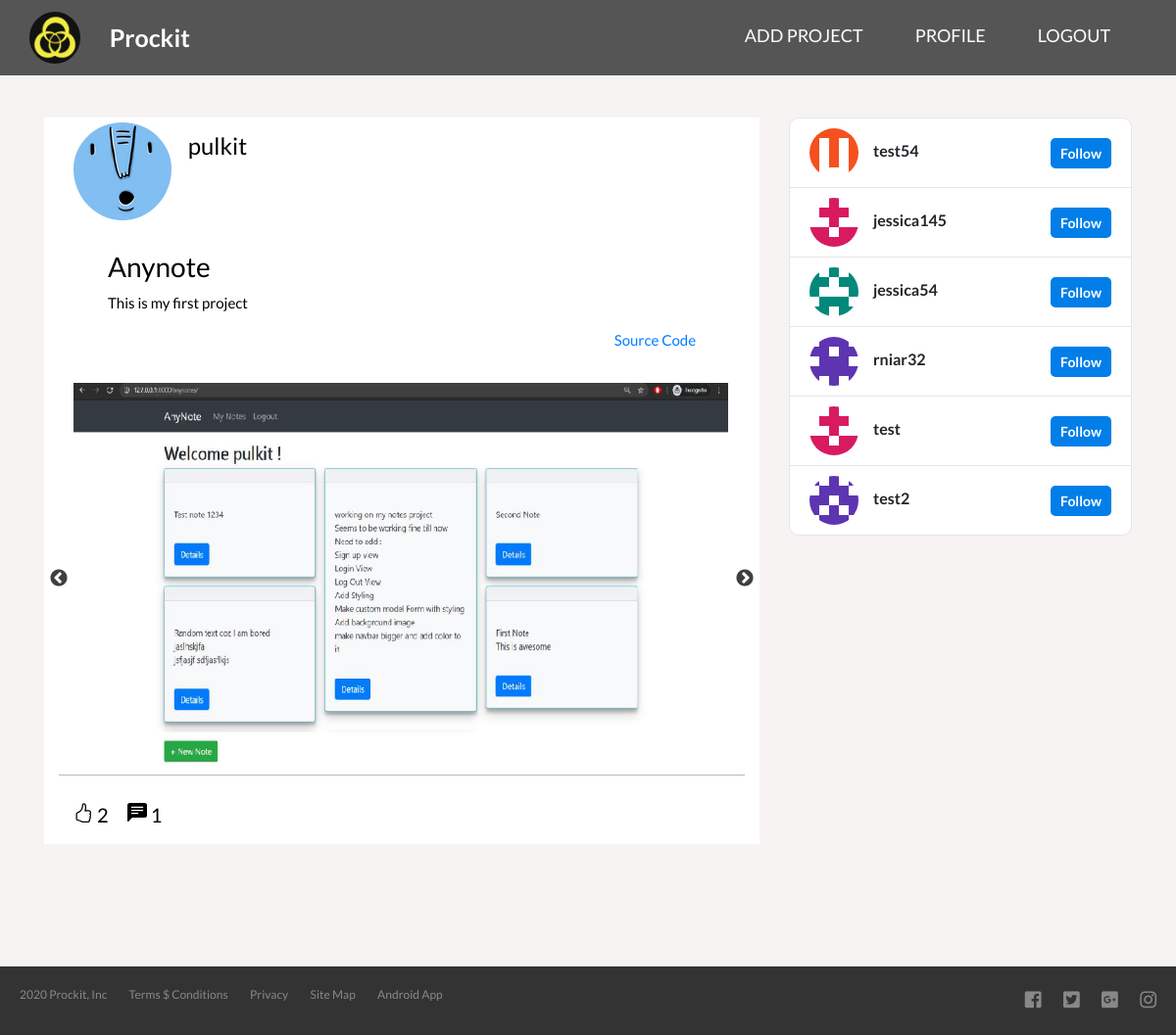
Before: /posts/pulkit/feed/ (signed in) with the older database file.
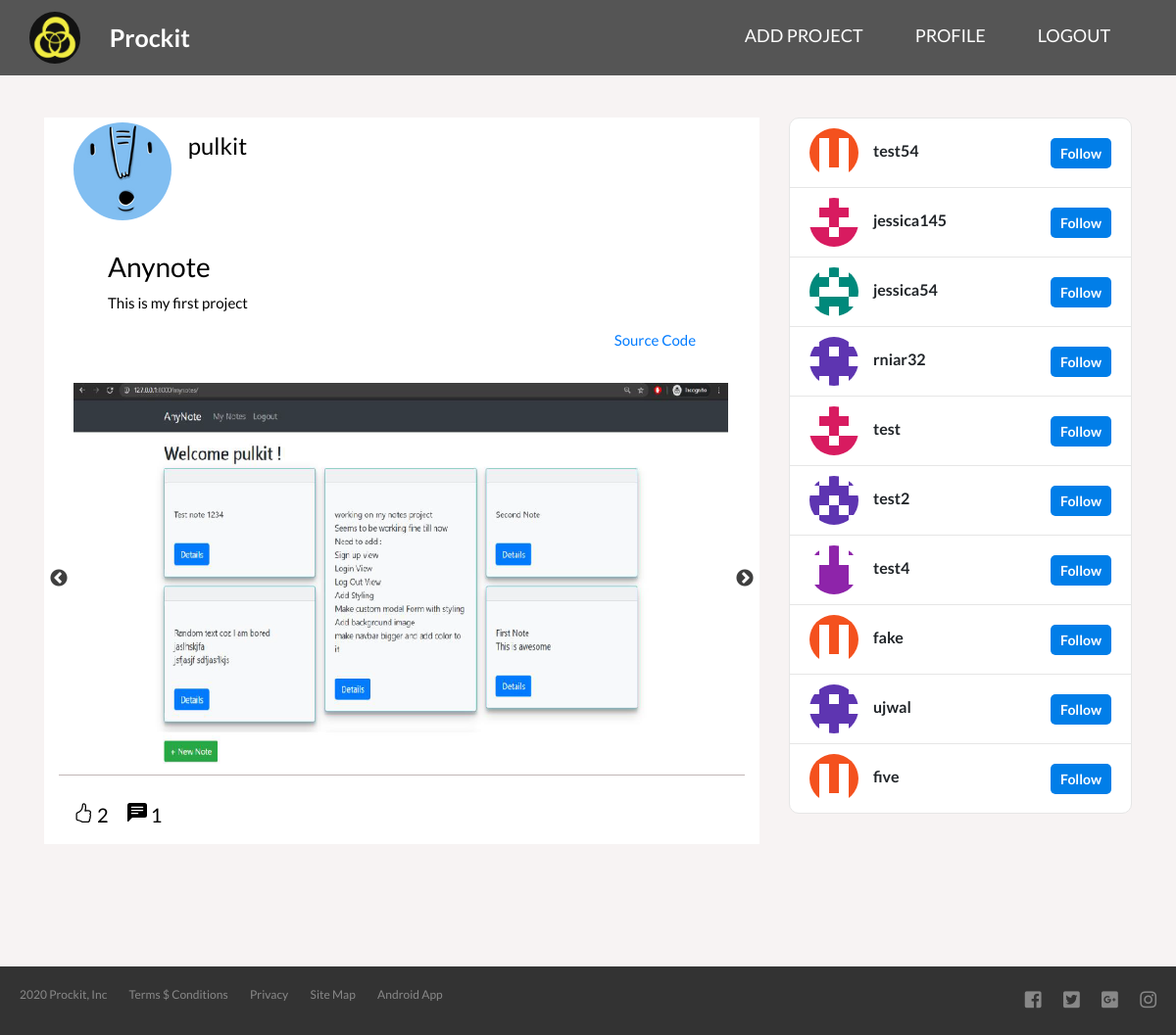
After: the same page with the newer database file.
### posts/models.py (models this page shows, shortened)
class Post(models.Model):
    user = models.ForeignKey(User, on_delete=models.CASCADE, related_name='posts')
    created_at = models.DateTimeField(auto_now_add=True)
    modified_at = models.DateTimeField(auto_now=True)
    title = models.CharField(max_length=250, blank=False, null=False)
    description = models.TextField(blank=False, null=False)
    code_link = models.URLField(blank=True, null=True)
    likers = models.ManyToManyField(User, through='PostLike')
    file1 = models.FileField(upload_to='posts/files', null=False, blank=False)
    file2 = models.FileField(upload_to='posts/files', null=True, blank=True)
    file3 = models.FileField(upload_to='posts/files', null=True, blank=True)
    def total_likes(self):
        return self.likers.count()
    def total_comments(self):
        return self.comments.count()
    def filetype1(self):
        if self.file1 is not None and self.file1 != '':
            name, extension = os.path.splitext(self.file1.name)
            extension = extension.lstrip('.')
            video_extentions = ['mp4', 'mov', 'mkv', 'ogg', 'webm', 'wmv', 'mpeg']
            img_extention = ['apng', 'png', 'avif', 'gif', 'jpg', 'jpeg', 'jfif', 'svg', 'webp']
            if extension in video_extentions:
                return 'video'
            elif extension in img_extention:
                return 'img'
            else:
                return None
        else:
            return None
    def filetype2(self):
        if self.file2 is not None and self.file2 != '':
            name, extension = os.path.splitext(self.file2.name)
            extension = extension.lstrip('.')
            video_extentions = ['mp4', 'mov', 'mkv', 'ogg', 'webm', 'wmv', 'mpeg']
            img_extention = ['apng', 'png', 'avif', 'gif', 'jpg', 'jpeg', 'jfif', 'svg', 'webp']
            if extension in video_extentions:
                return 'video'
            elif extension in img_extention:
                return 'img'
            else:
                return None
        else:
            return None
    def filetype3(self):
        if self.file3 is not None and self.file3 != '':
            name, extension = os.path.splitext(self.file3.name)
            extension = extension.lstrip('.')
            video_extentions = ['mp4', 'mov', 'mkv', 'ogg', 'webm', 'wmv', 'mpeg']
            img_extention = ['apng', 'png', 'avif', 'gif', 'jpg', 'jpeg', 'jfif', 'svg', 'webp']
            if extension in video_extentions:
                return 'video'
            elif extension in img_extention:
                return 'img'
            else:
                return None
        else:
            return None
    class Meta:
        ordering = ['-created_at']

class User(AbstractUser):
    bio = models.TextField(max_length=250, blank=True, null=True)
    profile_pic = models.ImageField(upload_to='profile_pics', default='default_profile_pic' + str(randint(1,10)) + '.svg')
    followers = models.ManyToManyField('self', through="UserFollow", symmetrical=False)

### posts/views.py (the view)
# urls.py: path('posts/<str:username>/feed/', views.feed, name='feed'),
@login_required
def feed(request, username):
    if request.user.username == username:
        if request.method == 'GET':
            user = request.user
            following = user.user_set.values_list('id', flat=True)
            followinglist = list(following)
            if followinglist:
                posts = Post.objects.filter(user__id__in=followinglist)
                if not posts:
                    posts = Post.objects.all()[:10]
            else:
                posts = Post.objects.all()[:10]
            followrecommend = User.objects.exclude(Q(id__in=followinglist) | Q(username=username))[:10]
            context = {'posts': posts, 'recommendation': followrecommend}
            return render(request, 'feed.html', context)
    else:
        raise Http404("Access Denied!")

### posts/templates/feed.html (shortened to what this page needs)
<!DOCTYPE html>
{% load static %}
<html lang="en">
<head>
    <link rel="stylesheet" href="https://maxcdn.bootstrapcdn.com/font-awesome/4.7.0/css/font-awesome.min.css">
    <link rel="stylesheet" href="{% static 'css/feed.css' %}">
    <link rel="stylesheet" href="https://maxcdn.bootstrapcdn.com/bootstrap/4.0.0/css/bootstrap.min.css">
    <link rel="stylesheet" href="https://cdnjs.cloudflare.com/ajax/libs/font-awesome/4.7.0/css/font-awesome.min.css">
    <link rel="stylesheet" href="https://use.fontawesome.com/releases/v5.0.8/css/all.css">
    <link rel="stylesheet" type="text/css" href="https://cdnjs.cloudflare.com/ajax/libs/slick-carousel/1.8.1/slick.min.css"/>
    <link rel="stylesheet" type="text/css" href="https://cdnjs.cloudflare.com/ajax/libs/slick-carousel/1.8.1/slick-theme.min.css"/>
</head>
<body>
    <header>
        <nav>
            <img class="logo" src="{% static 'images/logo.png' %}">
            <p class="pro">Prockit</p>
            <div class="menu">
                <ul class="js--main-nav">
                    <li><a href="{% url 'posts:post_create' username=user.username %}">Add Project</li>
                    <li><a href="{% url 'posts:accounts_main' username=user.username %}">Profile</a></li>
                    <li><a href="{% url 'logout' %}">Logout</a></li>
                </ul>
            </div>
        </nav>
    </header>
    <div class="container">
    <div class="row">
    	<div class="col-lg-8 col-md-8 col-sm-8 ">
            {% if posts %}
            {% for post in posts %}
    		<div class="container left-post">
            	{% with owner=post.user f1=post.filetype1 f2=post.filetype2 f3=post.filetype3 %}
	            <div class="col-md-2 col-sm-2 col-xs-2" id="h2">
	                    <a href="{% url 'posts:accounts_main' username=owner.username %}" style="text-decoration:none;">
                            <img src= "{{ owner.profile_pic.url }}">
                        </a>
	            </div>
	            <div class="col-md-10 col-sm-10 col-xs-10" id="h4">
	                    <h4>{{ owner.username }}</h4>
	            </div>
                    <div class="col-md-12 col-sm-12 col-xs-12" id="h33">
                        <a href="{% url 'posts:post_detail' username=owner.username postid=post.id %}" class="post-content">
                            <h3>{{ post.title|title }}</h3>
                            <p>{{ post.description|linebreaksbr }}</p>
                        </a>
                        {% if post.code_link is not None and post.code_link != '' %}
                        <a href="{{ post.code_link }}" style="float:right;" target="_blank">Source Code</a>
                        {% endif %}
                    </div>
	            <div class="col-md-12 col-sm-12 col-xs-12" id="h11">
	                <div class="autoplay">
                <div>
                    {% if f1 == 'img' %}
                        <img src="{{ post.file1.url }}" class="img-responsive" alt="project image">
                        {% elif f1 == 'video' %}
                        <video width="100%" height="100%" controls preload="auto">
                            <source src="{{ post.file1.url }}">
                            Video unsupported
                        </video>
                        {% else %}
                            <img src="https://via.placeholder.com/250.webp?text=Image" class="img-responsive" alt="project image">
                    {% endif %}
                </div>
	                </div>
	            </div>
	            <div class="col-md-12 col-sm-12 col-xs-12" id="h41">
	                <svg width="1em" height="1em" viewBox="0 0 16 16" class="bi bi-hand-thumbs-up like-btn" fill="currentColor" xmlns="http://www.w3.org/2000/svg" data-id= {{ post.id }} data-href="{% url 'posts:post_like' username=owner.username postid=post.pk %}">
                    <path fill-rule="evenodd" d="M6.956 1.745C7.021.81 7.908.087 8.864.325l.261.066c.463.116.874.456 1.012.965.22.816.533 2.511.062 4.51a9.84 9.84 0 0 1 .443-.051c.713-.065 1.669-.072 2.516.21.518.173.994.681 1.2 1.273.184.532.16 1.162-.234 1.733.058.119.103.242.138.363.077.27.113.567.113.856 0 .289-.036.586-.113.856-.039.135-.09.273-.16.404.169.387.107.819-.003 1.148a3.163 3.163 0 0 1-.488.901c.054.152.076.312.076.465 0 .305-.089.625-.253.912C13.1 15.522 12.437 16 11.5 16v-1c.563 0 .901-.272 1.066-.56a.865.865 0 0 0 .121-.416c0-.12-.035-.165-.04-.17l-.354-.354.353-.354c.202-.201.407-.511.505-.804.104-.312.043-.441-.005-.488l-.353-.354.353-.354c.043-.042.105-.14.154-.315.048-.167.075-.37.075-.581 0-.211-.027-.414-.075-.581-.05-.174-.111-.273-.154-.315L12.793 9l.353-.354c.353-.352.373-.713.267-1.02-.122-.35-.396-.593-.571-.652-.653-.217-1.447-.224-2.11-.164a8.907 8.907 0 0 0-1.094.171l-.014.003-.003.001a.5.5 0 0 1-.595-.643 8.34 8.34 0 0 0 .145-4.726c-.03-.111-.128-.215-.288-.255l-.262-.065c-.306-.077-.642.156-.667.518-.075 1.082-.239 2.15-.482 2.85-.174.502-.603 1.268-1.238 1.977-.637.712-1.519 1.41-2.614 1.708-.394.108-.62.396-.62.65v4.002c0 .26.22.515.553.55 1.293.137 1.936.53 2.491.868l.04.025c.27.164.495.296.776.393.277.095.63.163 1.14.163h3.5v1H8c-.605 0-1.07-.081-1.466-.218a4.82 4.82 0 0 1-.97-.484l-.048-.03c-.504-.307-.999-.609-2.068-.722C2.682 14.464 2 13.846 2 13V9c0-.85.685-1.432 1.357-1.615.849-.232 1.574-.787 2.132-1.41.56-.627.914-1.28 1.039-1.639.199-.575.356-1.539.428-2.59z"/>
                    </svg>&nbsp;<span id="blikes-{{ post.id }}">{{ post.total_likes }}</span>
                    &nbsp;{{ post.total_comments }}
	            </div>
                {% endwith %}
        	</div>
            {% endfor %}
            {% else %}
                <div class="left-post">No Projects to Show :(</div>
            {% endif %}
    	</div>
    	<main id="explore" class="col-lg-4 col-md-4 col-sm-4">
	        <ul class="explore__users">
                {% for acc in recommendation %}
	            <li class="explore__user">
                    <a href="{% url 'posts:accounts_main' username=acc.username %}" style="text-decoration:none;display:block;color: #212529;">
                    <div class="explore__user-column" id="user-recommend">
	                    <img src="{{ acc.profile_pic.url }}" class="explore__avatar" />
	                    <div class="explore__info">
	                        <span class="explore__username">{{ acc.username }}</span>
	                    </div>
	                </div>
                    </a>
	                <div class="explore__user-column">
	                    <button class="follow-toggle" data-href="{% url 'posts:accounts_follow' username=acc.username %}">Follow</button>
	                </div>
	            </li>
	            {% endfor %}
	        </ul>
    	</main>
    </div>
    </div>
    <footer>
        <div class="row">
            <div class="col span-1-of-2">
                <ul class="footer-nav">
                    <li><a href="#">2020 Prockit, Inc</a></li>
                    <li><a href="#">Terms $ Conditions</a></li>
                    <li><a href="#">Privacy</a></li>
                    <li><a href="#">Site Map</a></li>
                    <li><a href="#">Android App</a></li>
                </ul>
            </div>
            <div class="col span-1-of-2">
                <ul class="social-links">
                    <li><a href="#"><i class="fab fa-facebook-square"></i></a></li>
                    <li><a href="#"><i class="fab fa-twitter-square"></i></a></li>
                    <li><a href="#"><i class="fab fa-google-plus-square"></i></a></li>
                    <li><a href="#"><i class="fab fa-instagram"></i></a></li>
                </ul>
            </div>
        </div>
    </footer>
</body>
</html>

### static/css/feed.css (style rules this page uses)
* { margin: 0; padding: 0; font-family: 'Lato', 'Arial', sans-serif; }
nav { position: fixed; width: 100%; z-index: 999; background-color: #555; }
nav ul { float: right; margin: 0; padding-right: 42px; margin-top: 18px }
nav ul li { display: inline-block; padding: 5px 25px; list-style: none; font-size: 18px; }
nav ul li a:link, nav ul li a:visited { padding:8px 0; text-decoration: none; color: #fff; text-transform: uppercase; border-bottom: 2px solid transparent; transition: border-bottom 0.2s; }
.logo { height: 53px; float: left; margin: 12px 30px; border-radius: 50%; }
.pro { float: left; font-size: 25px; font-weight: bold; color: #fff; margin-top: 15px; }
.post-content { display: block; text-decoration: none !important; color: black !important; }
#h2 { display: inline-block; }
#h11 img { max-height: 100%; max-width: 100%; display: block; margin-left: auto; margin-right: auto; }
#h2 img { padding-top: 5px; max-height: 60%; max-width: 60; border-radius: 50%; display: block; margin-right: auto; margin-left: auto; }
#h33 { font-size: 15px; color: black; padding-top: 20px; padding-bottom: 15px; margin-bottom: 10px; padding-left: 50px; padding-right: 50px; height: 150px; overflow:hidden; }
#h33 h3 { padding-top: 5px; }
#h41 { border-top:0.5px solid #c1b6b6; }
.autoplay img { height: 100%; width:100%; }
#h4 { float: right; font-size: 20px; color: black; padding-top: 15px; padding-bottom: 15px; overflow: hidden; }
#h41 { font-size: 20px; color: black; padding-top: 25px; padding-bottom: 15px; overflow: hidden; }
.slick-slide { height: 400px !important; }
footer { margin-top: 100px; background-color: #333; padding: 20px; font-size: 12px; }
.footer-nav { list-style: none; float: left; }
.social-links { list-style: none; float: right; }
.footer-nav li, .social-links li { display: inline-block; margin-right: 20px; }
.footer-nav li:last-child, .social-links li:last-child { margin-right: 0; }
.footer-nav li a:link, .footer-nav li a:visited, .social-links li a:link, .social-links li a:visited { text-decoration: none; border: 0; color: #888; transition: color 0.2s; }
.social-links li a:link, .social-links li a:visited { font-size: 160%; }
.fab.fa-facebook, .fab.fa-instagram, .fab.fa-google-plus, .fab.fa-twitter { transition: color 0.2s; }
body { font-family: 'Lato', 'Arial', sans-serif; position: relative; width: 100%; height: 100%; margin: 0px; padding: 0px; overflow-x: hidden; text-rendering: optimizeLegibility; background-color: #f7f3f3 !important; }
header { height: 15vh; }
nav { position: fixed; width: 100%; z-index: 9999; background-color: #555; }
nav ul { float: right; margin: 0; padding-right: 42px; margin-top: 18px; animation: slideNavLink 0.5s ease-out forwards; }
nav ul li a:link, nav ul li a:visited { padding: 8px 0; text-decoration: none; color: #fff; text-transform: uppercase; border-bottom: 2px solid transparent; transition: border-bottom 0.2s; }
.pro { float: left; font-size: 25px; font-weight: bold; margin-top: 16px; color: #fff; }
#explore { display: flex; justify-content: center; align-items: flex-start; min-height: 500px; }
#explore .explore__users { padding-left: 0px; background-color: white; border: 1px solid #e6e6e6; border-radius: 10px; width: 100%; max-width: 600px; }
.explore__users .explore__user { padding: 10px 20px; display: flex; align-items: center; justify-content: space-between; border-bottom: 1px solid #e6e6e6; }
.explore__users .explore__user:last-child { border: 0; }
.explore__user .explore__avatar { width: 50px; border-radius: 50%; }
.explore__user .explore__user-column { display: flex; align-items: center; }
.explore__user .explore__info { margin-left: 15px; }
.explore__info .explore__username { display: block; font-weight: 600; margin-bottom: 5px; }
.explore__user-column button { background-color: rgb(1, 126, 232); color: white; border: 0; font-weight: 600; padding: 5px 10px; font-size: 14px; border-radius: 5px; cursor: pointer; }
.pro { float: left; font-size: 25px; font-weight: bold; margin-top: 20px; color: #fff; }
footer { margin-top: 100px; background-color: #333; font-size: 12px; height: 70px; padding: 20px; }
.fab.fa-facebook-square, .fab.fa-instagram, .fab.fa-google-plus-square, .fab.fa-twitter-square { transition: color 0.2s; }
.left-post { background-color: white !important; margin-bottom: 25px; }

Changed rows visible on the page:
added User: profile_pic (placeholder picture), username "test4"
added User: profile_pic (placeholder picture), username "fake"
added User: profile_pic (placeholder picture), username "ujwal"
added User: profile_pic (placeholder picture), username "five"
